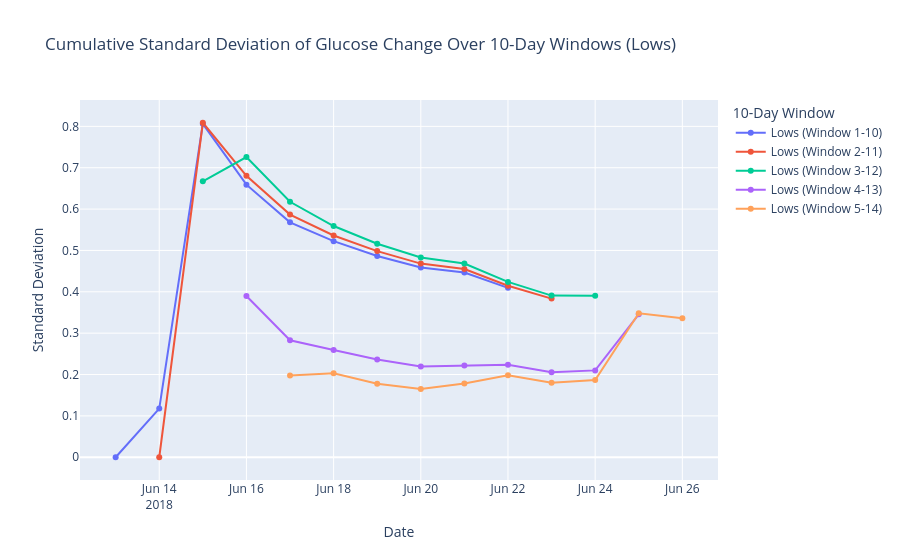

Notebook code cell kept with this figure:
### Code cell
def plot_std_by_inner_window(filtered_data, label):
    filtered_data['Date'] = pd.to_datetime(filtered_data['Timestamp']).dt.date
    unique_days = sorted(filtered_data['Date'].unique())
    
    fig = go.Figure()

    for start_day in range(len(unique_days) - 9):
        dates = []
        std = []
        current_window = unique_days[start_day:start_day + 10]
        cumulative_filtered_data = filtered_data[filtered_data['Date'] >= unique_days[start_day]]
        
        for current_date in current_window:
            cumulative_data = cumulative_filtered_data[cumulative_filtered_data['Date'] <= current_date]['GlucoseChange']
            std.append(cumulative_data.std() if len(cumulative_data) > 1 else 0)
            dates.append(current_date)
        
        fig.add_trace(go.Scatter(
            x=dates,
            y=std,
            mode='lines+markers',
            name=f"{label} (Window {start_day+1}-{start_day+10})"
        ))

    fig.update_layout(
        title=f'Cumulative Standard Deviation of Glucose Change Over 10-Day Windows ({label})',
        xaxis_title='Date',
        yaxis_title='Standard Deviation',
        legend_title='10-Day Window',
        hovermode='x unified'
    )

    fig.show()

plot_std_by_inner_window(actgluco_low, label='Lows')

### Figure 1 — Plotly figure (JSON) as saved in the notebook; plotly's stock layout.template omitted (floating-point values rounded to 4 significant figures)
{"data": [{"mode": "lines+markers", "name": "Lows (Window 1-10)", "type": "scatter", "x": ["2018-06-13", "2018-06-14", "2018-06-15", "2018-06-16", "2018-06-17", "2018-06-18", "2018-06-19", "2018-06-20", "2018-06-21", "2018-06-22"], "y": [0, 0.1177, 0.8062, 0.659, 0.5679, 0.5225, 0.4866, 0.4585, 0.4467, 0.4095]}, {"mode": "lines+markers", "name": "Lows (Window 2-11)", "type": "scatter", "x": ["2018-06-14", "2018-06-15", "2018-06-16", "2018-06-17", "2018-06-18", "2018-06-19", "2018-06-20", "2018-06-21", "2018-06-22", "2018-06-23"], "y": [0, 0.8087, 0.6804, 0.5868, 0.5362, 0.4984, 0.4682, 0.4551, 0.4146, 0.3835]}, {"mode": "lines+markers", "name": "Lows (Window 3-12)", "type": "scatter", "x": ["2018-06-15", "2018-06-16", "2018-06-17", "2018-06-18", "2018-06-19", "2018-06-20", "2018-06-21", "2018-06-22", "2018-06-23", "2018-06-24"], "y": [0.6671, 0.7257, 0.6177, 0.559, 0.5161, 0.4828, 0.4683, 0.4239, 0.3908, 0.3904]}, {"mode": "lines+markers", "name": "Lows (Window 4-13)", "type": "scatter", "x": ["2018-06-16", "2018-06-17", "2018-06-18", "2018-06-19", "2018-06-20", "2018-06-21", "2018-06-22", "2018-06-23", "2018-06-24", "2018-06-25"], "y": [0.3898, 0.2827, 0.2595, 0.2365, 0.2192, 0.2218, 0.2238, 0.2054, 0.21, 0.3455]}, {"mode": "lines+markers", "name": "Lows (Window 5-14)", "type": "scatter", "x": ["2018-06-17", "2018-06-18", "2018-06-19", "2018-06-20", "2018-06-21", "2018-06-22", "2018-06-23", "2018-06-24", "2018-06-25", "2018-06-26"], "y": [0.1975, 0.2029, 0.1779, 0.1648, 0.1784, 0.198, 0.18, 0.1866, 0.348, 0.3359]}], "layout": {"hovermode": "x unified", "legend": {"title": {"text": "10-Day Window"}}, "title": {"text": "Cumulative Standard Deviation of Glucose Change Over 10-Day Windows (Lows)"}, "xaxis": {"title": {"text": "Date"}}, "yaxis": {"title": {"text": "Standard Deviation"}}}}
